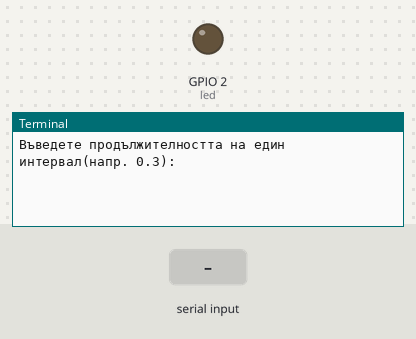
The program below on a simulated Raspberry Pi (BCM pin numbers). Shown: output pins drawn as LEDs (lit = HIGH), the last lines printed to the terminal. The inputs (shaded band) are chosen by the test bench.

Above: at 1.2 s.
1.3 s: "5" typed at the terminal, then Enter
At 1.7 s:
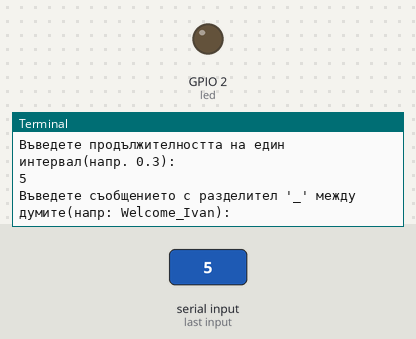
2.8 s: "_" typed at the terminal, then Enter
At 4.1 s:
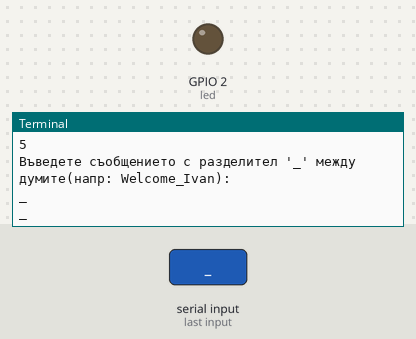

The program:

morse_code.py
```python
from gpiozero import LED
import time

dot = float(input('Въведете продължителността на един интервал(напр. 0.3):   '))
message = (input("Въведете съобщението с разделител '_' между думите(напр: Welcome_Ivan):  ")).lower()
print(message)

led = LED(2, initial_value=False)
dash = dot * 3
end_of_word = dot * 7
end_of_letter = dot * 3
letter =[]
morse_dict = {
    'a': [dot, dash], 'b': [dash, dot, dot, dot], 'c': [dash, dot, dash, dot], 'd': [dash, dot, dot], 'e': [dot],
    'f': [dot, dot, dash], 'g': [dash, dash, dot], 'h': [dot, dot, dot, dot], 'i': [dot, dot],
    'j': [dot, dash, dash, dash],
    'k': [dash, dot, dash], 'l': [dot, dash, dot, dot], 'm': [dash, dash], 'n': [dash, dot], 'o': [dash, dash, dash],
    'p': [dot, dash, dash, dot], 'q': [dash, dash, dot, dash], 'r': [dot, dash, dot], 's': [dot, dot, dot], 't': [dash],
    'u': [dot, dot, dash], 'v': [dot, dot, dot, dash], 'w': [dot, dash, dash], 'x': [dash, dot, dot, dash],
    'y': [dash, dot, dash, dash], 'z': [dash, dash, dot, dot], '1': [dot, dash, dash, dash, dash],
    '2': [dot, dot, dash, dash, dash], '3': [dot, dot, dot, dash, dash], '4': [dot, dot, dot, dot, dash],
    '5': [dot, dot, dot, dot, dot], '6': [dash, dot, dot, dot, dot], '7': [dash, dash, dot, dot, dot],
    '8': [dash, dash, dash, dot, dot], '9': [dash, dash, dash, dash, dot], '10': [dash, dash, dash, dash, dash],
    '_': end_of_word
}
for char in message:
    if char in morse_dict:
        if char == '_':
            led.off()
            time.sleep(end_of_word)
            continue
        else:
            letter.append(morse_dict.get(char))
            for seconds in letter:
                led.on()
                time.sleep(seconds)
                led.off()
                time.sleep(dot)
    else:
        continue
    letter.clear()
```

Measured:
- after the input at 1.3 s, the terminal: prints a new line at once (image 1)
- after the input at 2.8 s, the terminal: prints a new line at once (image 2)
